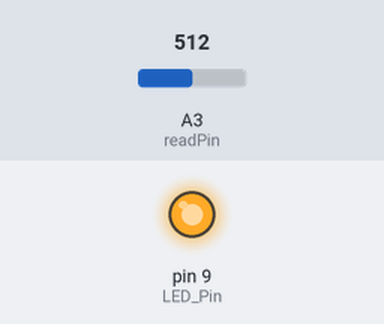
Simulated run of this sketch. Board: Arduino Uno, built with avr-gcc and run on an emulated ATmega328P. Shown: output pins drawn as LEDs (lit = HIGH). The test bench sets the inputs (shaded band); at power-on: A3 (readPin) = 512. What the sketch prints to the serial monitor is not drawn.

Above: at 0.1 s.
Timing chart, 0 to 1.6 s (numbered marks = the images above):
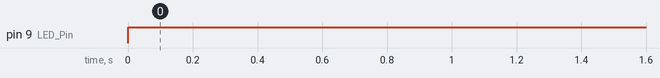

Measured:
- by itself, pin 9 (LED_Pin): LOW → HIGH at 0.00 s

The sketch:

Oscilloscope_with_LED.ino
```cpp
int readPin=A3;
int LED_Pin=9;
int readVal;
void setup() {
  // put your setup code here, to run once:
pinMode(readPin,INPUT);
pinMode(LED_Pin,OUTPUT);
Serial.begin(9600);
}

void loop() {
  // put your main code here, to run repeatedly:
 analogWrite(LED_Pin,255);
 Serial.println(analogRead(readPin)*(5./1023.)) ;
 delay(50);

}
```
